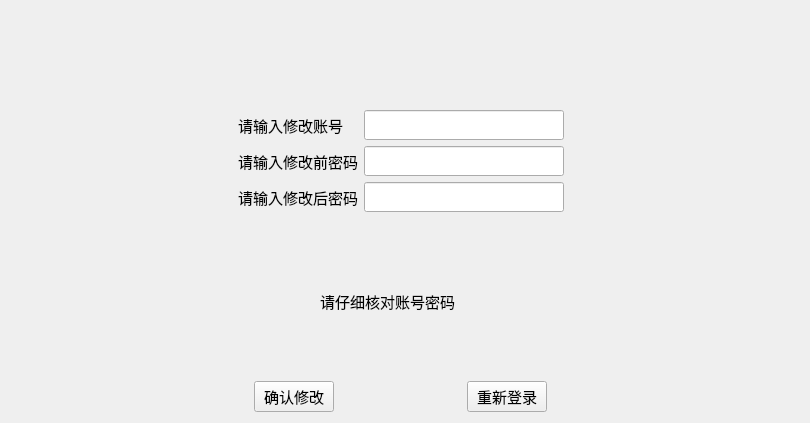
    <widget class="QWidget" name="page">
     <widget class="QLabel" name="label_4">
      <property name="geometry">
       <rect>
        <x>320</x>
        <y>290</y>
        <width>162</width>
        <height>23</height>
       </rect>
      </property>
      <property name="font">
       <font>
        <pointsize>11</pointsize>
       </font>
      </property>
      <property name="text">
       <string>请仔细核对账号密码</string>
      </property>
     </widget>
     <widget class="QWidget" name="layoutWidget">
      <property name="geometry">
       <rect>
        <x>0</x>
        <y>110</y>
        <width>801</width>
        <height>108</height>
       </rect>
      </property>
      <layout class="QHBoxLayout" name="horizontalLayout_2">
       <item>
        <spacer name="horizontalSpacer_5">
         <property name="orientation">
          <enum>Qt::Orientation::Horizontal</enum>
         </property>
         <property name="sizeHint" stdset="0">
          <size>
           <width>40</width>
           <height>20</height>
          </size>
         </property>
        </spacer>
       </item>
       <item>
        <layout class="QFormLayout" name="formLayout">
         <item row="0" column="0">
          <widget class="QLabel" name="label_2">
           <property name="font">
            <font>
             <pointsize>11</pointsize>
            </font>
           </property>
           <property name="text">
            <string>请输入修改账号</string>
           </property>
          </widget>
         </item>
         <item row="0" column="1">
          <widget class="QLineEdit" name="lineEdit">
           <property name="minimumSize">
            <size>
             <width>200</width>
             <height>30</height>
            </size>
           </property>
           <property name="font">
            <font>
             <pointsize>11</pointsize>
            </font>
           </property>
          </widget>
         </item>
         <item row="1" column="0">
          <widget class="QLabel" name="label_3">
           <property name="font">
            <font>
             <pointsize>11</pointsize>
            </font>
           </property>
           <property name="text">
            <string>请输入修改前密码</string>
           </property>
          </widget>
         </item>
         <item row="1" column="1">
          <widget class="QLineEdit" name="lineEdit_2">
           <property name="minimumSize">
            <size>
             <width>200</width>
             <height>30</height>
            </size>
           </property>
           <property name="font">
            <font>
             <pointsize>11</pointsize>
            </font>
           </property>
          </widget>
         </item>
         <item row="2" column="0">
          <widget class="QLabel" name="label_5">
           <property name="font">
            <font>
             <pointsize>11</pointsize>
            </font>
           </property>
           <property name="text">
            <string>请输入修改后密码</string>
           </property>
          </widget>
         </item>
         <item row="2" column="1">
          <widget class="QLineEdit" name="lineEdit_3">
           <property name="minimumSize">
            <size>
             <width>200</width>
             <height>30</height>
            </size>
           </property>
           <property name="font">
            <font>
             <pointsize>11</pointsize>
            </font>
           </property>
          </widget>
         </item>
        </layout>
       </item>
       <item>
        <spacer name="horizontalSpacer_6">
         <property name="orientation">
          <enum>Qt::Orientation::Horizontal</enum>
         </property>
         <property name="sizeHint" stdset="0">
          <size>
           <width>40</width>
           <height>20</height>
          </size>
         </property>
        </spacer>
       </item>
      </layout>
     </widget>
     <widget class="QWidget" name="layoutWidget">
      <property name="geometry">
       <rect>
        <x>0</x>
        <y>380</y>
        <width>801</width>
        <height>34</height>
       </rect>
      </property>
      <layout class="QHBoxLayout" name="horizontalLayout_3">
       <item>
        <spacer name="horizontalSpacer_7">
         <property name="orientation">
          <enum>Qt::Orientation::Horizontal</enum>
         </property>
         <property name="sizeHint" stdset="0">
          <size>
           <width>40</width>
           <height>20</height>
          </size>
         </property>
        </spacer>
       </item>
       <item>
        <spacer name="horizontalSpacer_8">
         <property name="orientation">
          <enum>Qt::Orientation::Horizontal</enum>
         </property>
         <property name="sizeHint" stdset="0">
          <size>
           <width>40</width>
           <height>20</height>
          </size>
         </property>
        </spacer>
       </item>
       <item>
        <widget class="QPushButton" name="pushButton">
         <property name="minimumSize">
          <size>
           <width>50</width>
           <height>30</height>
          </size>
         </property>
         <property name="font">
          <font>
           <pointsize>11</pointsize>
          </font>
         </property>
         <property name="text">
          <string>确认修改</string>
         </property>
        </widget>
       </item>
       <item>
        <spacer name="horizontalSpacer_9">
         <property name="orientation">
          <enum>Qt::Orientation::Horizontal</enum>
         </property>
         <property name="sizeHint" stdset="0">
          <size>
           <width>40</width>
           <height>20</height>
          </size>
         </property>
        </spacer>
       </item>
       <item>
        <widget class="QPushButton" name="pushButton_2">
         <property name="minimumSize">
          <size>
           <width>50</width>
           <height>30</height>
          </size>
         </property>
         <property name="font">
          <font>
           <pointsize>11</pointsize>
          </font>
         </property>
         <property name="text">
          <string>重新登录</string>
         </property>
        </widget>
       </item>
       <item>
        <spacer name="horizontalSpacer_10">
         <property name="orientation">
          <enum>Qt::Orientation::Horizontal</enum>
         </property>
         <property name="sizeHint" stdset="0">
          <size>
           <width>40</width>
           <height>20</height>
          </size>
         </property>
        </spacer>
       </item>
       <item>
        <spacer name="horizontalSpacer_11">
         <property name="orientation">
          <enum>Qt::Orientation::Horizontal</enum>
         </property>
         <property name="sizeHint" stdset="0">
          <size>
           <width>40</width>
           <height>20</height>
          </size>
         </property>
        </spacer>
       </item>
      </layout>
     </widget>
    </widget>
